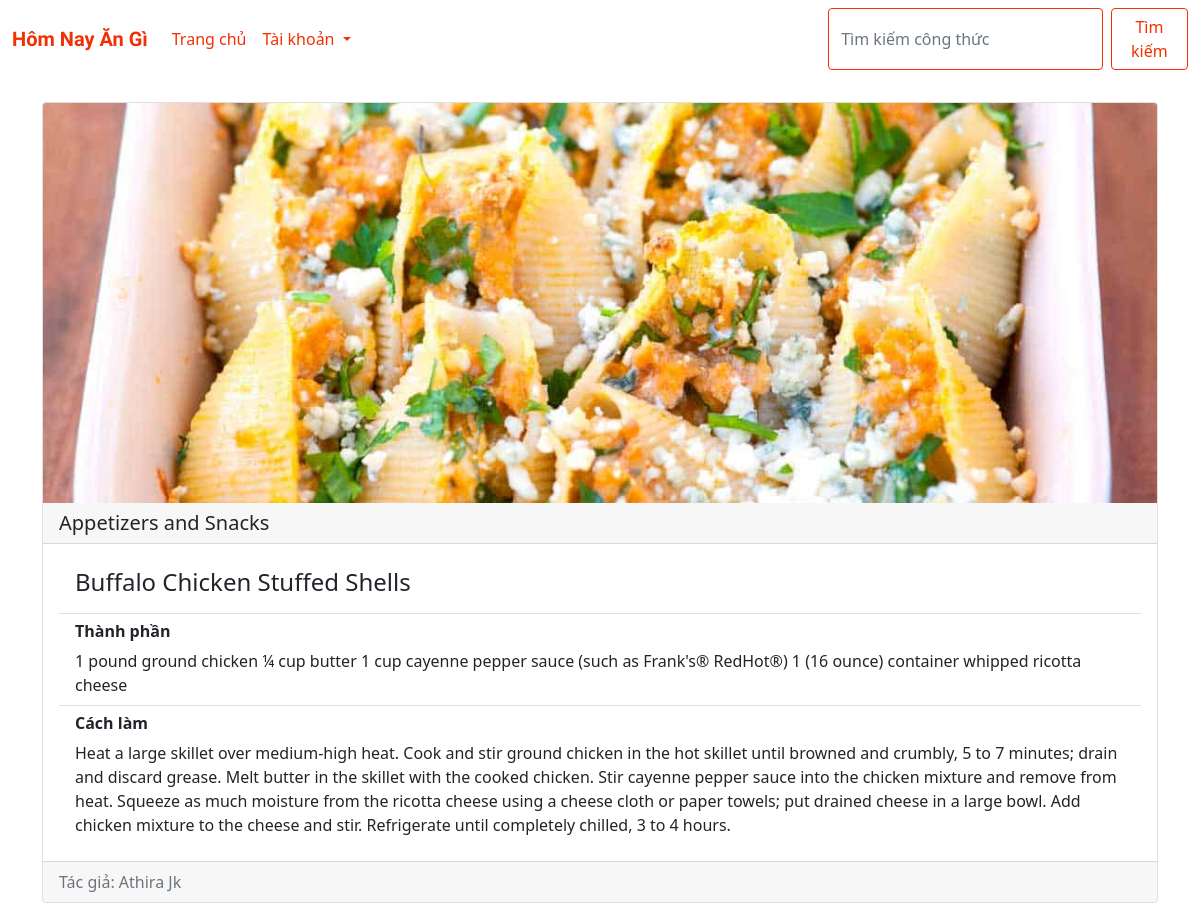
The page /recipes/viewrecipe/5/ (signed in) on the database as committed earlier.
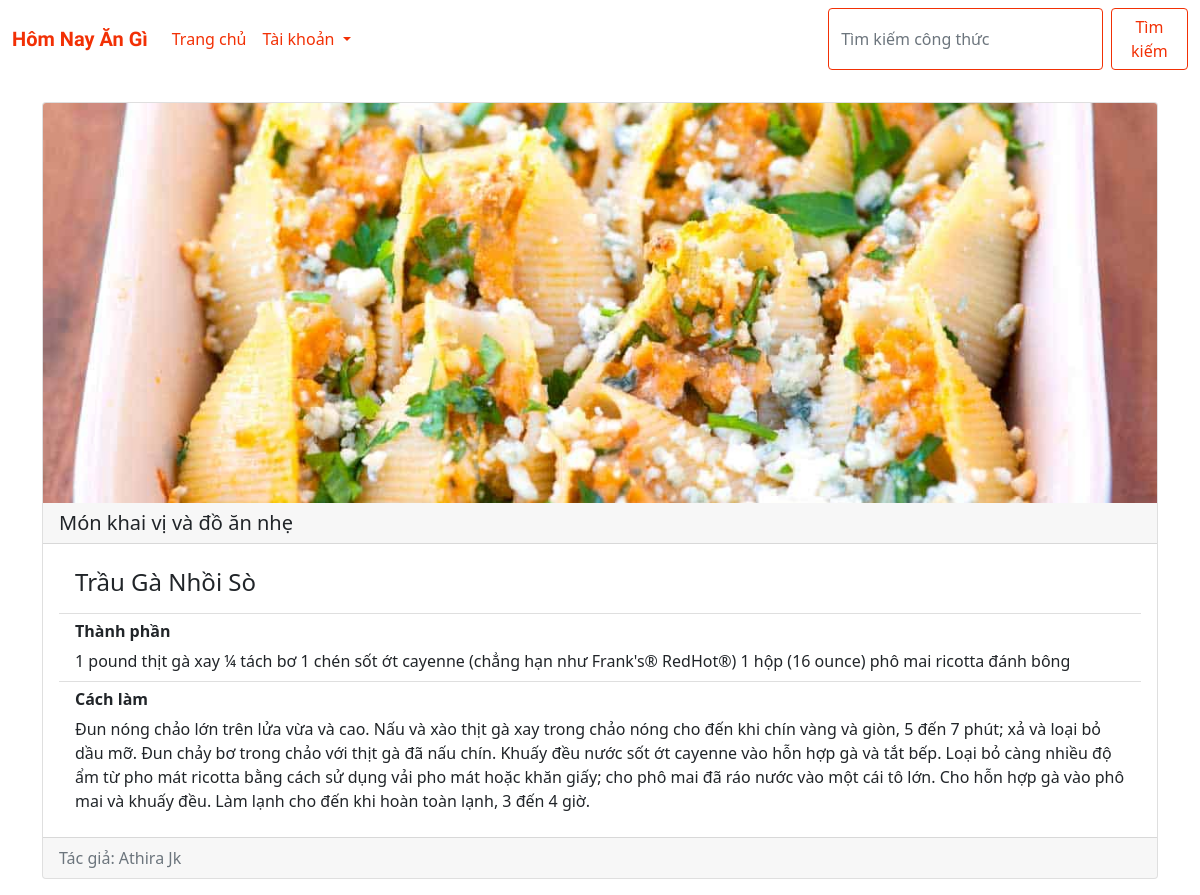
The same page on the database as committed later.
### recipes/models.py (models this page shows, shortened)
class recipe(models.Model):
    recipe_name = models.CharField(max_length=120)
    ingredient = models.CharField(max_length=600)
    category = models.CharField(max_length=120)
    recipe_pic = models.ImageField(upload_to="images")
    How_to_make = models.CharField(max_length=600)
    created_by = models.ForeignKey(to=User,on_delete=models.CASCADE)

### recipes/views.py (the view)
# urls.py: path('viewrecipe/<int:id>/',views.ViewRecipe.as_view(),name="viewrecipe"),
@method_decorator(login_required(login_url='login'), name='dispatch')
class ViewRecipe(TemplateView):
    template_name = 'recipes/viewrecipe.html'
    context ={}
    def get(self,request,*args,**kwargs):
        id =kwargs.get('id')
        obj = get_object_or_404(recipe,pk=id)
        self.context['obj'] = obj
        user = request.user.id
        if user:
            try:
                profile = Profile.objects.get(user=user)
                self.context['profile'] = 'pro_exist'
                return render(request, self.template_name, self.context)
            except Exception:
                return redirect('createprofile')
        return render(request,self.template_name,self.context)

### recipes/templates/recipes/viewrecipe.html (shortened to what this page needs)
<!DOCTYPE html>
<html lang="en">
  <head>
    <link
      href="https://cdn.jsdelivr.net/npm/bootstrap@5.0.0-beta3/dist/css/bootstrap.min.css"
      rel="stylesheet"
    />
    {% load static %}
    <link rel="stylesheet" href="{% static 'recipes/css/viewrecipe.css' %}" />
    <link rel="stylesheet" href="{% static 'home/css/home.css' %}" />
  </head>
  <body>
    {% include 'home/nav.html' %}
    <div class="container">
      <div class="card mb-3">
        <img src="/{{obj.recipe_pic}}" class="card-img-top" alt="..." />
        <h5 class="card-header">{{obj.category}}</h5>
        <div class="card-body">
          <ul class="list-group list-group-flush">
            <li class="list-group-item">
              <h4 class="card-title">{{obj.recipe_name}}</h4>
            </li>
            <li class="list-group-item">
              <h6><b>Thành phần</b></h6>
              {{obj.ingredient}}
            </li>
            <li class="list-group-item">
              <h6><b>Cách làm</b></h6>
              {{obj.How_to_make}}
            </li>
          </ul>
        </div>
        <div class="card-footer text-muted">
          Tác giả: {{obj.created_by.first_name}} {{obj.created_by.last_name}}
        </div>
      </div>
    </div>
  </body>
</html>

### home/templates/home/nav.html (shortened to what this page needs)
{% if request.user.is_active %}
<nav class="navbar navbar-expand-lg navbar-light bg-light">
  <div class="container-fluid">
    <a class="navbar-brand" href="#"><b>Hôm Nay Ăn Gì</b></a>
    <div class="collapse navbar-collapse" id="navbarSupportedContent">
      <ul class="navbar-nav me-auto mb-2 mb-lg-0">
        <li class="nav-item">
          <a class="nav-link active" aria-current="page" href="{% url 'home' %}"
            >Trang chủ</a
          >
        </li>
        <li class="nav-item dropdown">
          <a
            class="nav-link active dropdown-toggle"
            href="#"
            id="navbarDropdown"
            role="button"
            data-bs-toggle="dropdown"
            aria-expanded="false"
          >
            Tài khoản
          </a>
        </li>
      </ul>
      <form class="d-flex">
        <input
          class="form-control me-2"
          type="search"
          placeholder="Tìm kiếm công thức"
          aria-label="Search"
        />
        <button id="bs" class="btn btn-outline-success" type="submit">
          Tìm kiếm
        </button>
      </form>
    </div>
  </div>
</nav>
{% endif %}

### recipes/static/recipes/css/viewrecipe.css (style rules this page uses)
img { max-width:auto !important; height:400px !important; }

### home/static/home/css/home.css (style rules this page uses)
.bg-light { background-color: white !important; }
.navbar-light .navbar-brand { color: #F23005 !important; font-family: 'Lobster', cursive; }
.navbar-light .navbar-nav .nav-link.active, .navbar-light .navbar-nav .show > .nav-link { color: #F23005 !important ; }
.form-control { border: 1px solid #F23005; }
.container { position: relative; padding-top:2% }
.btn-outline-success, .btn-outline-success:focus, .btn-outline-success:active, .btn-outline-success:hover { color: #F23005!important ; border-color: #F23005 !important; }
.card-img-top { width: 100%; height: 15vw; object-fit: cover; }

Rows that differ between the two databases and show on the page:
changed recipe "Athira": category "Appetizers and Snacks" → "Món khai vị và đồ ăn nhẹ"; recipe_name "Buffalo Chicken Stuffed Shells" → "Trầu Gà Nhồi Sò"; ingredient "1 pound ground chicken ¼ cup butter 1 cup cayenne pepper sauce (such as Frank's® RedHot®) 1 (16 ounce) container whipped ricotta cheese" → "1 pound thịt gà xay ¼ tách bơ 1 chén sốt ớt cayenne (chẳng hạn như Frank's® RedHot®) 1 hộp (16 ounce) phô mai ricotta đánh bông"; How_to_make "Heat a large skillet over medium-high heat. Cook and stir ground chicken in the hot skillet until browned and crumbly, 5 to 7 minutes; drain and discard grease. Melt butter in the skillet with the cooked chicken. Stir cayenne pepper sauce into the chicken mixture and remove from heat. Squeeze as much moisture from the ricotta cheese using a cheese cloth or paper towels; put drained cheese in a large bowl. Add chicken mixture to the cheese and stir. Refrigerate until completely chilled, 3 to 4 hours." → "Đun nóng chảo lớn trên lửa vừa và cao. Nấu và xào thịt gà xay trong chảo nóng cho đến khi chín vàng và giòn, 5 đến 7 phút; xả và loại bỏ dầu mỡ. Đun chảy bơ trong chảo với thịt gà đã nấu chín. Khuấy đều nước sốt ớt cayenne vào hỗn hợp gà và tắt bếp. Loại bỏ càng nhiều độ ẩm từ pho mát ricotta bằng cách sử dụng vải pho mát hoặc khăn giấy; cho phô mai đã ráo nước vào một cái tô lớn. Cho hỗn hợp gà vào phô mai và khuấy đều. Làm lạnh cho đến khi hoàn toàn lạnh, 3 đến 4 giờ."
